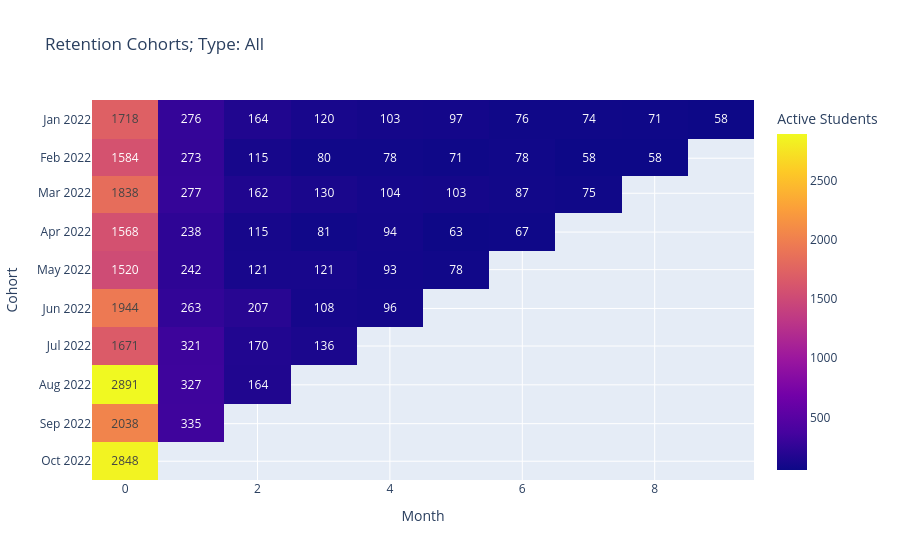

Notebook code for this chart:
### Code cell
def cohort_table(stud_type: Literal["All", "Free", "Paid"]):
    df = pd.read_csv("data/cohorts.csv")
    if stud_type == "All":
        df_grouped = df.groupby(["cohort", "period"], as_index=False).student_id.nunique()
    else:
        paid = {"Free": 0, "Paid": 1}
        df_grouped = df.groupby(["cohort", "period", "paid"], as_index=False).student_id.nunique()
    table = pd.DataFrame(index=np.unique(df_grouped.cohort.values), columns=np.arange(10))
    for idx in table.index:
        for col in table.columns:
            try:
                if stud_type == "All":
                    table.loc[idx, col] = df_grouped[(df_grouped.cohort == idx) & (df_grouped.period == col)].student_id.values[0]
                else:
                    table.loc[idx, col] = df_grouped[(df_grouped.cohort == idx) &
                                                     (df_grouped.period == col) &
                                                     (df_grouped.paid == paid[stud_type])].student_id.values[0]
            except IndexError:
                continue
    
    fig = px.imshow(table, text_auto=True,
                    labels=dict(x="Month", y="Cohort", color="Active Students"),
                    title=f"Retention Cohorts; Type: {stud_type}")
    return fig

fig = cohort_table("All")
fig.show()

### Figure 1 — Plotly figure (JSON) as saved in the notebook; plotly's stock layout.template omitted (floating-point values rounded to 4 significant figures)
{"data": [{"coloraxis": "coloraxis", "hovertemplate": "Month: %{x}<br>Cohort: %{y}<br>Active Students: %{z}<extra></extra>", "name": "0", "texttemplate": "%{z}", "type": "heatmap", "x": [0, 1, 2, 3, 4, 5, 6, 7, 8, 9], "xaxis": "x", "y": ["2022-01", "2022-02", "2022-03", "2022-04", "2022-05", "2022-06", "2022-07", "2022-08", "2022-09", "2022-10"], "yaxis": "y", "z": [[1718, 276, 164, 120, 103, 97, 76, 74, 71, 58], [1584, 273, 115, 80, 78, 71, 78, 58, 58, null], [1838, 277, 162, 130, 104, 103, 87, 75, null, null], [1568, 238, 115, 81, 94, 63, 67, null, null, null], [1520, 242, 121, 121, 93, 78, null, null, null, null], [1944, 263, 207, 108, 96, null, null, null, null, null], [1671, 321, 170, 136, null, null, null, null, null, null], [2891, 327, 164, null, null, null, null, null, null, null], [2038, 335, null, null, null, null, null, null, null, null], [2848, null, null, null, null, null, null, null, null, null]]}], "layout": {"coloraxis": {"colorbar": {"title": {"text": "Active Students"}}, "colorscale": [[0, "#0d0887"], [0.1111, "#46039f"], [0.2222, "#7201a8"], [0.3333, "#9c179e"], [0.4444, "#bd3786"], [0.5556, "#d8576b"], [0.6667, "#ed7953"], [0.7778, "#fb9f3a"], [0.8889, "#fdca26"], [1, "#f0f921"]]}, "title": {"text": "Retention Cohorts; Type: All"}, "xaxis": {"anchor": "y", "constrain": "domain", "domain": [0, 1], "scaleanchor": "y", "title": {"text": "Month"}}, "yaxis": {"anchor": "x", "autorange": "reversed", "constrain": "domain", "domain": [0, 1], "title": {"text": "Cohort"}}}}
